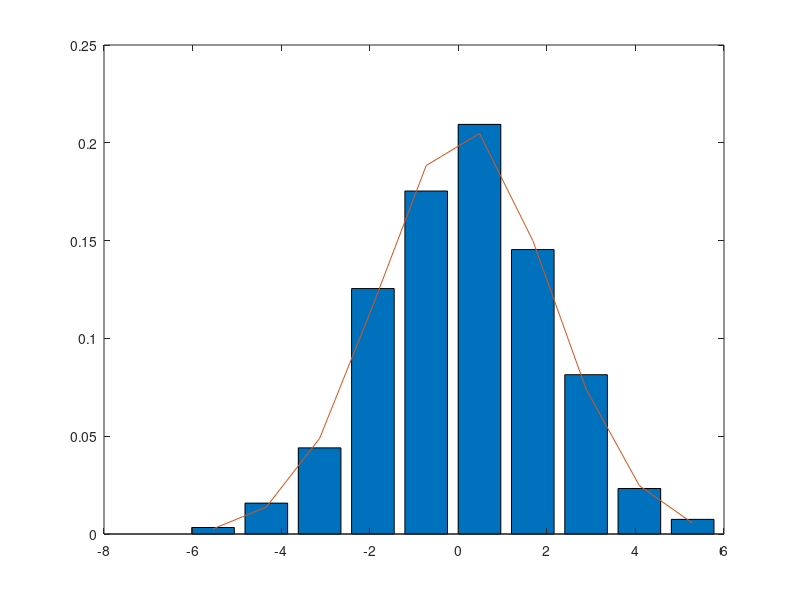

The MATLAB source for this figure:
clear all; close all; clc;

load('SGroup5.mat')
r = StudentData.rcvd;
w = StudentData.refnoise;


% Compute statistics'
[f,bin] = hist(r);    % bin and freq
sig = std(r);
mu = mean(r);
pdf = normpdf(bin,mu, sig);

% Plot
dx = diff(bin(1:2));    % bin width
bar(bin,f/sum(f*dx)); hold on % normalized hist
plot(bin,pdf);  % plot theoretical pdf

% Preform gof test on theoretical pdf
[h,p,st] = chi2gof(r)

% Q value for recieved signal and noise ref
Q = 0.5*erfc(r/sqrt(2));
Qn = 0.5*erfc(w/sqrt(2));
%% OUTPUT
% h =  0
% 
% 
% p = 6.9278e-01
% 
% 
% st = 
%     chi2stat: 3.8809e+00
%           df: 6
%        edges: [-6.1397e+00 -3.7330e+00 -2.5296e+00 -1.3263e+00 -1.2294e-01 1.0804e+00 2.2838e+00 3.4871e+00 4.6905e+00 5.8938e+00]
%            O: [23 53 151 211 252 175 98 28 9]
%            E: [2.1883e+01 6.0615e+01 1.4095e+02 2.2375e+02 2.4254e+02 1.7954e+02 9.0737e+01 3.1300e+01 8.6871e+00]